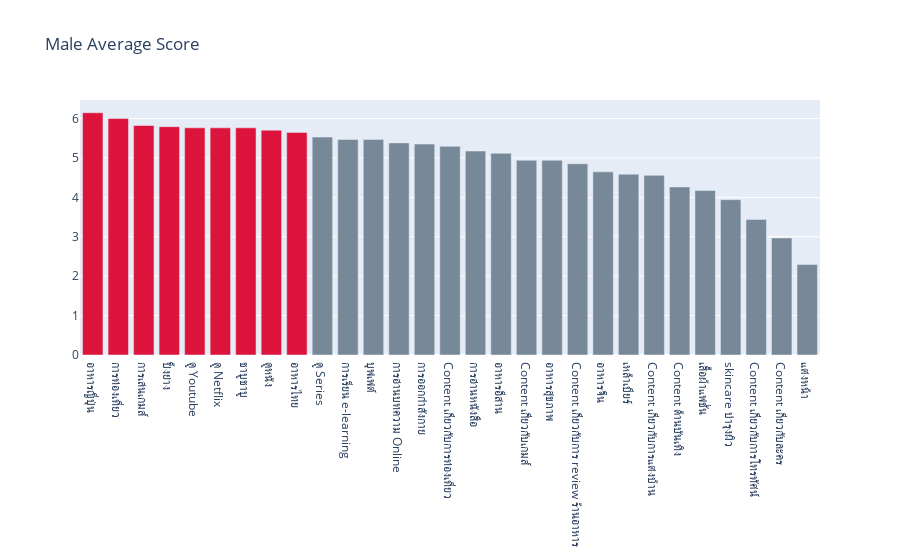

Here is the notebook cell this chart was saved with:
### Code cell
Interest_data = Data[Data['เพศ']=='ชาย'].iloc[:,1:30]
Interest_data.columns = [i.replace('คุณมีความสนใจในสิ่งเหล่านี้มากน้อยเพียงใด [','').replace(']','') for i in Interest_data.columns]
Interest_data_stack = Interest_data.stack().reset_index().iloc[:,1:]
Interest_data_stack.columns = ['Interest','Score']
Interest_data_average = Interest_data_stack.groupby('Interest').mean().reset_index()
Interest_data_average = Interest_data_average.sort_values('Score',ascending=False)
Interest_data_average['Color'] = 'lightslategray'
Color = list(Interest_data_average['Color'])
Color[0:9] = ['crimson']*9
Interest_data_average['Color'] = Color
fig = go.Figure(data=[go.Bar(
                x=Interest_data_average['Interest']
                , y= Interest_data_average['Score']
                , marker_color = Interest_data_average['Color']
)])
fig.update_layout(title_text='Male Average Score')

### Figure 1 — Plotly figure (JSON) as saved in the notebook; plotly's stock layout.template omitted (floating-point values rounded to 4 significant figures)
{"data": [{"marker": {"color": ["crimson", "crimson", "crimson", "crimson", "crimson", "crimson", "crimson", "crimson", "crimson", "lightslategray", "lightslategray", "lightslategray", "lightslategray", "lightslategray", "lightslategray", "lightslategray", "lightslategray", "lightslategray", "lightslategray", "lightslategray", "lightslategray", "lightslategray", "lightslategray", "lightslategray", "lightslategray", "lightslategray", "lightslategray", "lightslategray", "lightslategray"]}, "type": "bar", "x": ["อาหารญี่ปุ่น", "การท่องเที่ยว", "การเล่นเกมส์", "ปิ้งย่าง", "ดู Youtube", "ดู Netflix", "ชาบูชาบู", "ดูหนัง", "อาหารไทย", "ดู Series", "การเรียน e-learning", "บุฟเฟต์", "การอ่านบทความ Online", "การออกกำลังกาย", "Content เกี่ยวกับการท่องเที่ยว", "การอ่านหนังสือ", "อาหารอีสาน", "Content เกี่่ยวกับเกมส์", "อาหารสุขภาพ", "Content เกี่ยวกับการ review ร้านอาหาร", "อาหารจึน", "เหล้าเบียร์", "Content เกี่ยวกับการแต่งบ้าน", "Content ด้านบันเทิง", "เสื้อผ้าแฟชั่น", "skincare บำรุงผิว", "Content เกี่ยวกับการโทรทัศน์", "Content เกี่ยวกับละคร", "แต่งหน้า"], "y": [6.147, 6, 5.824, 5.794, 5.765, 5.765, 5.765, 5.706, 5.647, 5.529, 5.471, 5.471, 5.382, 5.353, 5.294, 5.176, 5.118, 4.941, 4.941, 4.853, 4.647, 4.588, 4.559, 4.265, 4.176, 3.941, 3.441, 2.971, 2.294]}], "layout": {"title": {"text": "Male Average Score"}}}
